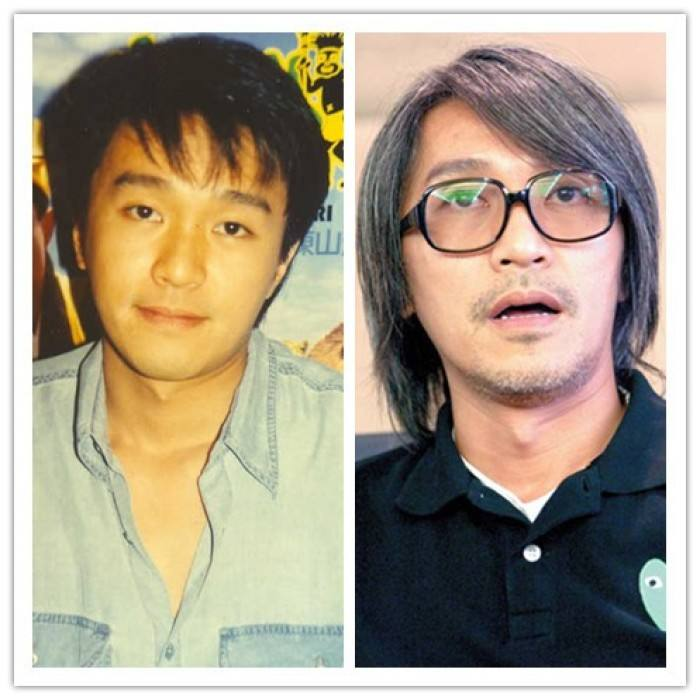
#> input picture Test/img/xingye-3.png, 700 x 700 px
$ python faceRecognition.py
#> lines starting #> are read from the running program, lines starting #| are printed output that depends on the picture; after the words box and inside, x2 and y2 are one past the last pixel; in counts of white or black regions, pixels touching at a corner belong together
import cv2
import os
#使用训练分类器查找人脸
#filepath=".\\img\\xingye-1.png"#不知道为啥相对路径找不到
BASE_DIR=os.path.dirname(__file__)#获取当前文件夹的绝对路径
#filepath="D:\\study\\opencv\\code\\Test\\img\\xingye-3.png"
filepath=os.path.join(BASE_DIR,"img/xingye-3.png")
img=cv2.imread(filepath)
#> img is the input picture: shape (700, 700, 3); mean B, G, R 138.3, 156.8, 168.4
#转换成灰色,图片转换成灰色（去除色彩干扰，让图片识别更准确）
gray=cv2.cvtColor(img,cv2.COLOR_BGR2GRAY)
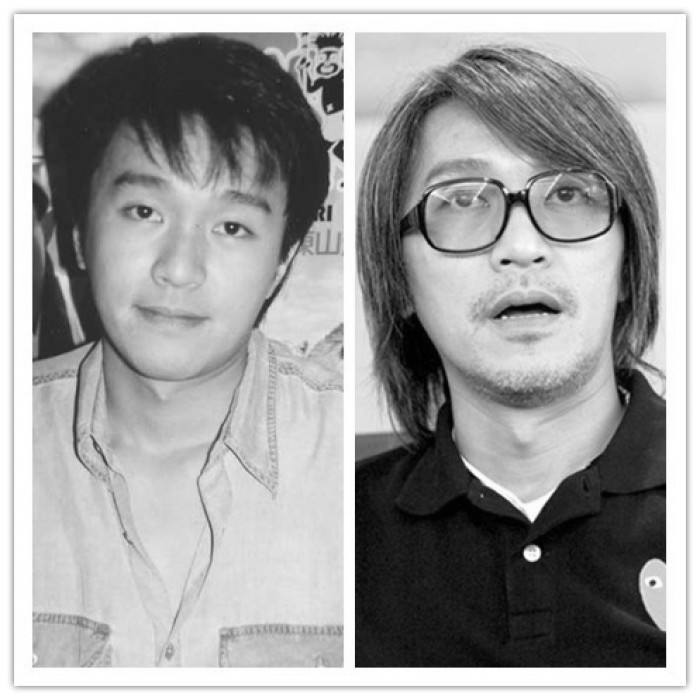
#> gray: shape (700, 700); min 0, max 255, mean 158.1

# OpenCV人脸识别分类器
classifier=cv2.CascadeClassifier("D:\\study\\opencv\\code\\Test\\img\\data\\haarcascades\\haarcascade_frontalface_default.xml")

color=(0,0,255)
#调用识别人脸
faceRects=classifier.detectMultiScale(
    gray,scaleFactor=1.2,minNeighbors=3,minSize=(32,32)
)
#> faceRects = [[72, 144, 219, 219], [382, 98, 286, 286]]

if(len(faceRects)):#大于0则检测到人脸
    for faceRect in faceRects:#单独框出每一张人脸
        x,y,w,h=faceRect
        #人脸
        cv2.rectangle(img,(x,y),(x+h,y+w),color,2)
        #左眼
        cv2.circle(img,(x+w//4,y+h//4+30),min(w//8,h//8),color)
        #右眼
        cv2.circle(img,(x+3*w//4,y+h//4+30),min(w//8,h//8),color)
        #嘴巴
        cv2.rectangle(img,(x+3*w//8,y+3*h//4),(x+5*w//8,y+7*h//8),color)
#> this loop made 2 passes
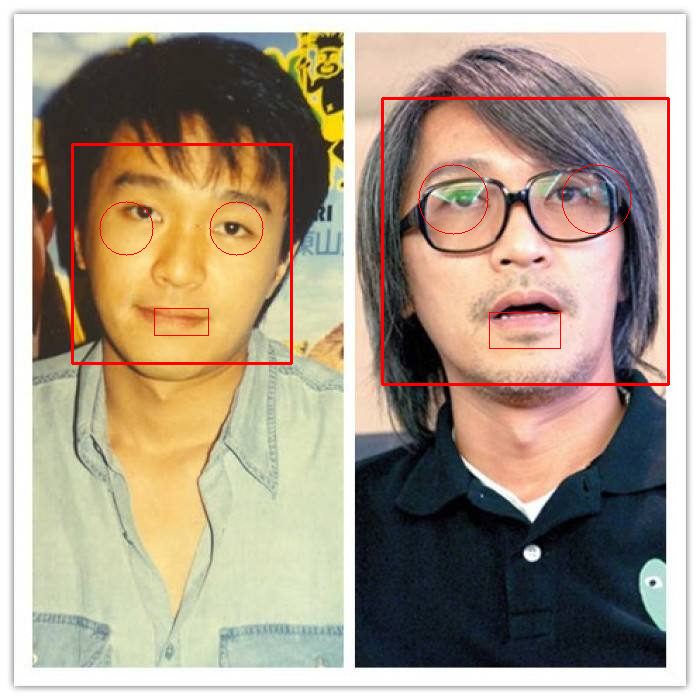
#> img: shape (700, 700, 3); 1.45% of pixels changed, all inside (x1, y1, x2, y2) = (71, 97, 670, 386)

cv2.imshow("image",img)
cv2.waitKey(0)
cv2.destroyAllWindows()

$ run again, with Test/img/xingye-1.png copied over Test/img/xingye-3.png
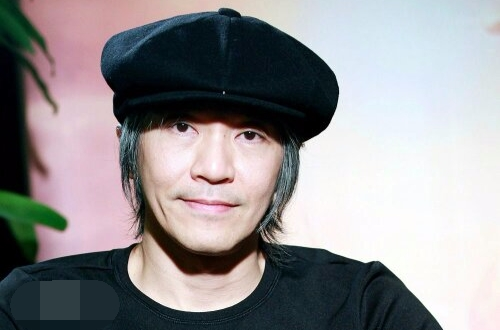
#> input picture Test/img/xingye-1.png, 500 x 330 px
#> img is the input picture: shape (330, 500, 3); mean B, G, R 146.8, 144.4, 146.4
#> `gray=cv2.cvtColor(img,cv2.COLOR_BGR2GRAY)`:
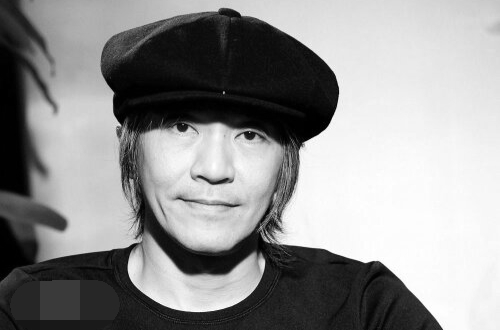
#> gray: shape (330, 500); min 0, max 255, mean 145.2
#> faceRects = [[124, 65, 180, 180]]
#> the loop `for faceRect in faceRects:#单独框出每一张人脸` made 1 pass
#> after the loop `for faceRect in faceRects:#单独框出每一张人脸`:
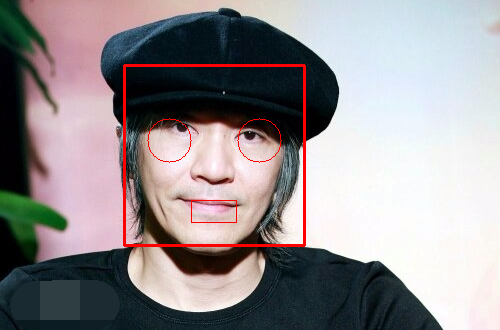
#> img: shape (330, 500, 3); 1.54% of pixels changed, all inside (x1, y1, x2, y2) = (123, 64, 306, 247)

$ run again, with Test/img/xingye-2.png copied over Test/img/xingye-3.png
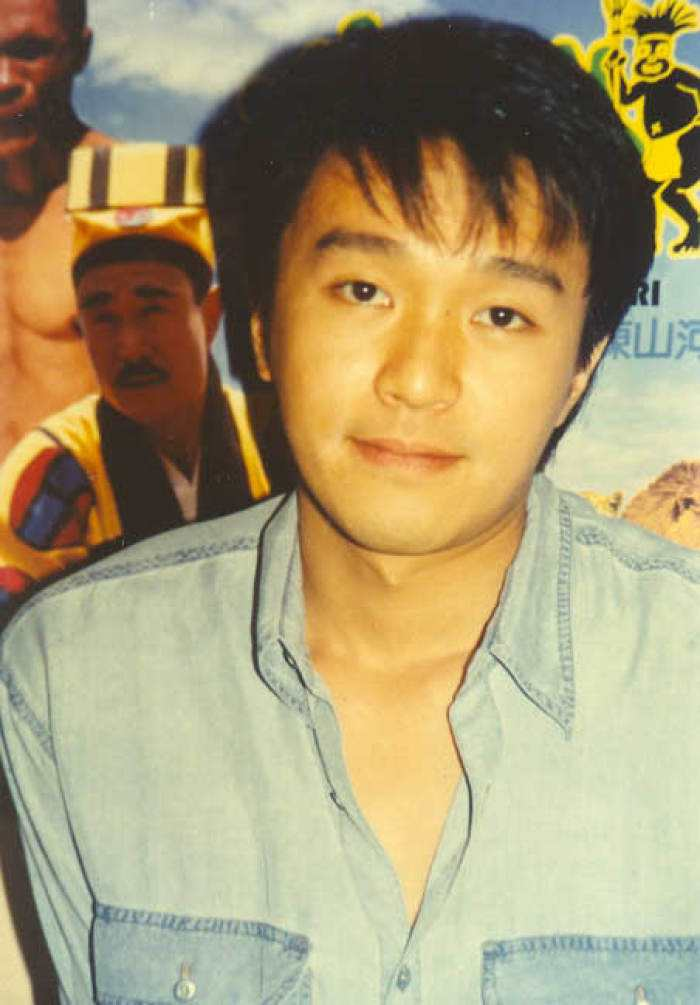
#> input picture Test/img/xingye-2.png, 700 x 1005 px
#> img is the input picture: shape (1005, 700, 3); mean B, G, R 116.3, 155.4, 169.4
#> `gray=cv2.cvtColor(img,cv2.COLOR_BGR2GRAY)`:
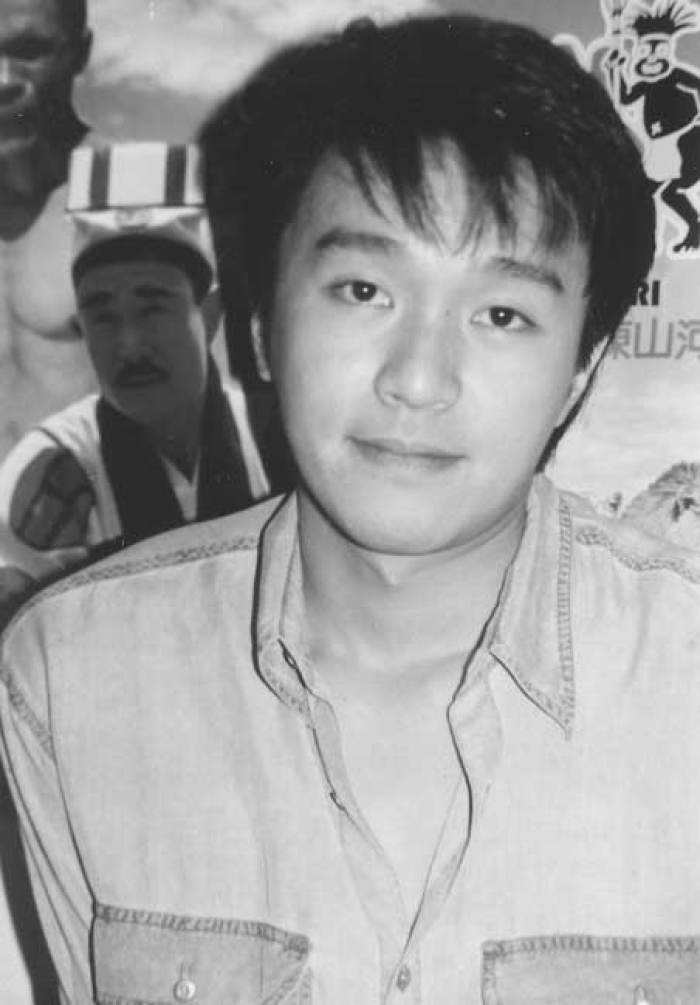
#> gray: shape (1005, 700); min 21, max 250, mean 155.1
#> faceRects = [[247, 183, 352, 352]]
#> the loop `for faceRect in faceRects:#单独框出每一张人脸` made 1 pass
#> after the loop `for faceRect in faceRects:#单独框出每一张人脸`:
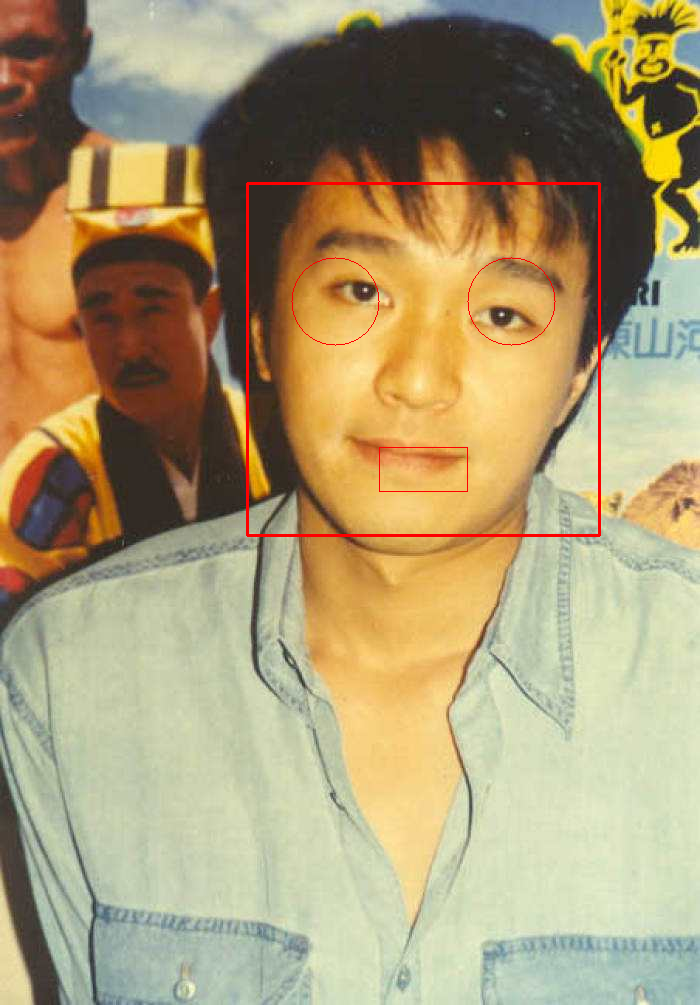
#> img: shape (1005, 700, 3); 0.71% of pixels changed, all inside (x1, y1, x2, y2) = (246, 182, 601, 537)

$ run again, with Test/img/ag-2.png copied over Test/img/xingye-3.png
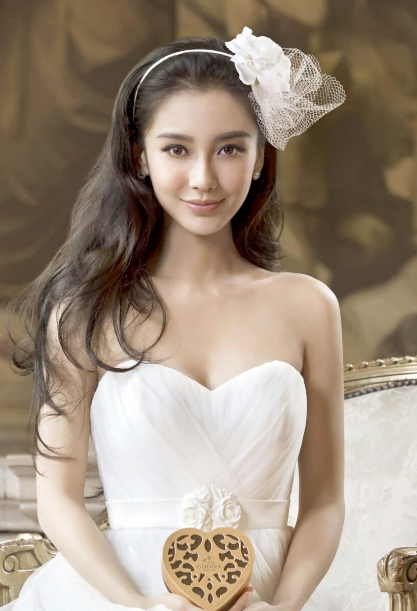
#> input picture Test/img/ag-2.png, 417 x 611 px
#> img is the input picture: shape (611, 417, 3); mean B, G, R 125.6, 142.2, 158.2
#> `gray=cv2.cvtColor(img,cv2.COLOR_BGR2GRAY)`:
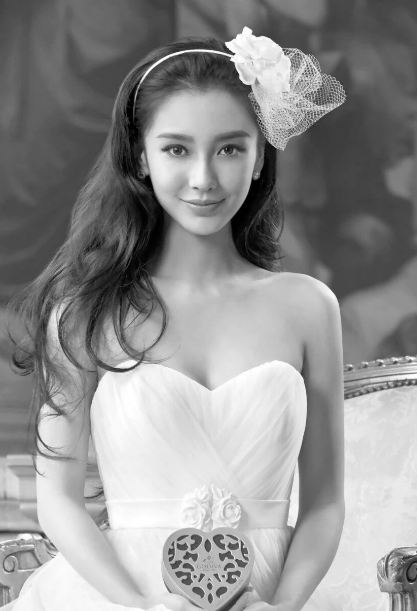
#> gray: shape (611, 417); min 0, max 255, mean 145.1
#> faceRects = [[133, 96, 136, 136]]
#> the loop `for faceRect in faceRects:#单独框出每一张人脸` made 1 pass
#> after the loop `for faceRect in faceRects:#单独框出每一张人脸`:
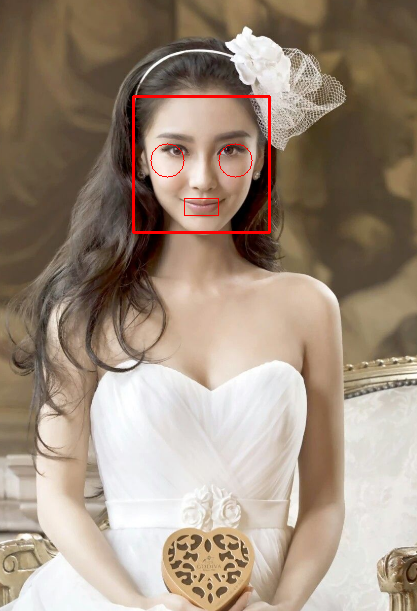
#> img: shape (611, 417, 3); 0.75% of pixels changed, all inside (x1, y1, x2, y2) = (132, 95, 271, 234)
